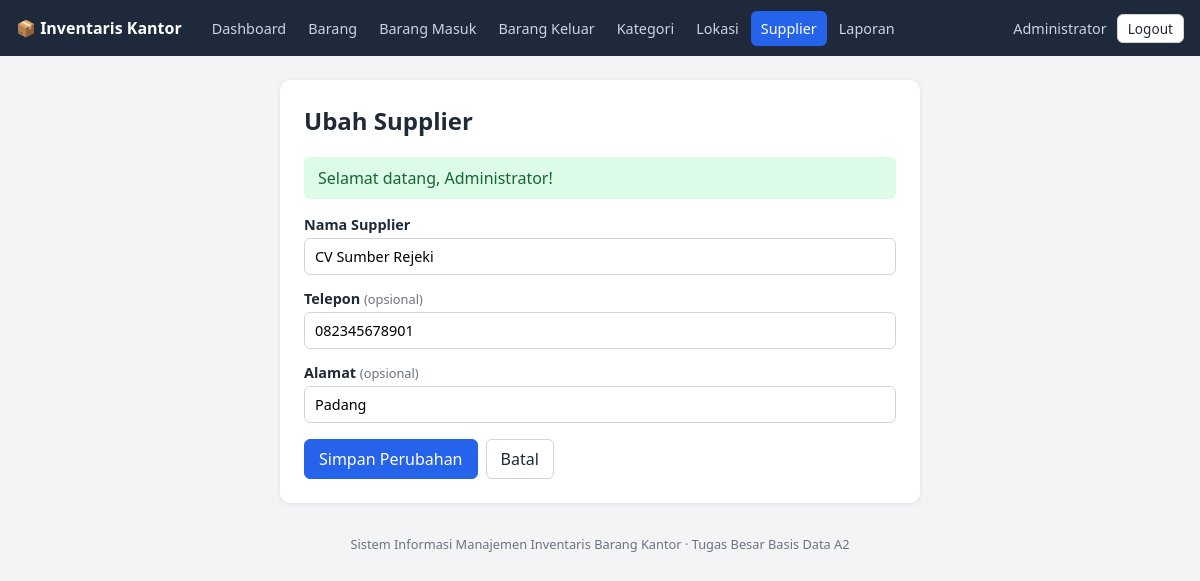
The app's page /html/supplier_form.php?id=2 (signed in) with its own data.
### tables this page shows
CREATE TABLE supplier (
  id_supplier   INT AUTO_INCREMENT PRIMARY KEY,
  nama_supplier VARCHAR(100) NOT NULL,
  telepon       VARCHAR(20)  NULL,
  alamat        VARCHAR(255) NULL
);

### php/fungsi.php (called while the page is built, shortened)
<?php
function e($teks): string
{
    return htmlspecialchars((string)$teks, ENT_QUOTES, 'UTF-8');
}
function ambil_old(): ?array
{
    $old = $_SESSION['old'] ?? null;
    return $old;
}

### php/supplier_model.php (called while the page is built, shortened)
<?php
require_once __DIR__ . '/fungsi.php';
function ambil_satu_supplier(PDO $pdo, int $id): ?array
{
    $stmt = $pdo->prepare("SELECT * FROM supplier WHERE id_supplier = :id");
    $stmt->execute([':id' => $id]);
    return $stmt->fetch() ?: null;
}

### html/supplier_form.php (the view, shortened to what this page needs)
<?php
require_once __DIR__ . '/../php/supplier_model.php';
require_once __DIR__ . '/../php/layout.php';
$id   = (int)($_GET['id'] ?? 0);
$edit = $id > 0;
$row  = $edit ? ambil_satu_supplier($pdo, $id) : null;
$d = ambil_old() ?? $row ?? ['nama_supplier' => '', 'telepon' => '', 'alamat' => ''];
?>
<form method="post" action="../php/supplier_aksi.php" class="form">
    <label>Nama Supplier
        <input type="text" name="nama_supplier" maxlength="100" required autofocus value="<?= e($d['nama_supplier']) ?>">
    </label>
    <label>Telepon <span class="opsional">(opsional)</span>
        <input type="text" name="telepon" maxlength="20" placeholder="08xxxxxxxxxx" value="<?= e($d['telepon'] ?? '') ?>">
    </label>
    <label>Alamat <span class="opsional">(opsional)</span>
        <input type="text" name="alamat" maxlength="255" value="<?= e($d['alamat'] ?? '') ?>">
    </label>
    <div class="tombol">
        <button type="submit" class="btn btn-primary"><?= $edit ? 'Simpan Perubahan' : 'Simpan' ?></button>
        <a class="btn" href="supplier_list.php">Batal</a>
    </div>
</form>

### assets/css/style.css (style rules this page uses)
* { box-sizing: border-box; }
:root { --biru: #2563eb; --biru-tua: #1e40af; --merah: #dc2626; --hijau: #16a34a; --abu: #6b7280; --garis: #e5e7eb; --latar: #f3f4f6; --teks: #1f2937; }
body { margin: 0; font-family: system-ui, Arial, sans-serif; background: var(--latar); color: var(--teks); }
.opsional { font-weight: 400; color: var(--abu); font-size: .8rem; }
input, select, button { font: inherit; padding: 8px 10px; border: 1px solid #d1d5db; border-radius: 6px; background: #fff; }
button { cursor: pointer; }
.btn { display: inline-block; padding: 8px 14px; border: 1px solid #d1d5db; border-radius: 6px; background: #fff; color: var(--teks); text-decoration: none; cursor: pointer; white-space: nowrap; }
.btn-primary { background: var(--biru); border-color: var(--biru); color: #fff; }
.form label { display: block; margin-bottom: 14px; font-weight: 600; font-size: .9rem; }
.form input, .form select { width: 100%; margin-top: 4px; font-weight: 400; }
.tombol { display: flex; gap: 8px; margin-top: 16px; }

### records on screen
supplier: nama_supplier "CV Sumber Rejeki", telepon "082345678901", alamat "Padang"

### other values on screen
$label "Dashboard"
$label "Barang"
$label "Barang Masuk"
$label "Barang Keluar"
$label "Kategori"
$label "Lokasi"
$label "Supplier"
$label "Laporan"
$nama "Administrator"
$judul "Ubah Supplier"
$flash['pesan'] "Selamat datang, Administrator!"
